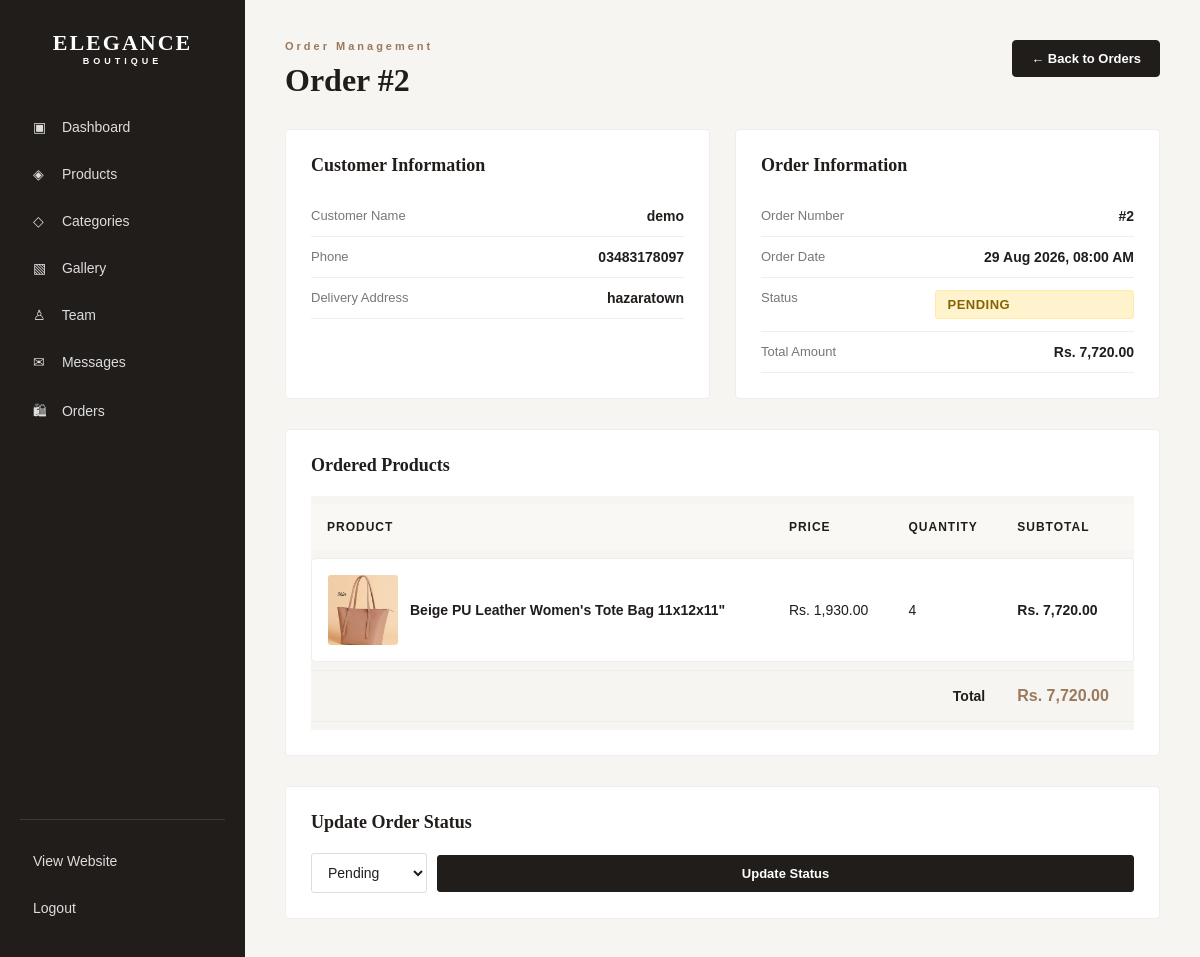
Screenshot of /admin/order_view.php?id=2 (signed in) with the database file from the repository.
### tables this page shows
CREATE TABLE `orders` (
  `id` int(11) NOT NULL,
  `customer_name` varchar(100) NOT NULL,
  `phone` varchar(30) NOT NULL,
  `address` text NOT NULL,
  `total_amount` decimal(10,2) NOT NULL DEFAULT 0.00,
  `status` enum('Pending','Confirmed','Processing','Shipped','Delivered','Cancelled') NOT NULL DEFAULT 'Pending',
  `created_at` timestamp NOT NULL DEFAULT current_timestamp()
);

CREATE TABLE `order_items` (
  `id` int(11) NOT NULL,
  `order_id` int(11) NOT NULL,
  `product_id` int(11) NOT NULL,
  `quantity` int(11) NOT NULL DEFAULT 1,
  `price` decimal(10,2) NOT NULL,
  `subtotal` decimal(10,2) NOT NULL
);

CREATE TABLE `products` (
  `id` int(11) NOT NULL,
  `category_id` int(11) NOT NULL,
  `name` varchar(150) NOT NULL,
  `description` text DEFAULT NULL,
  `price` decimal(10,2) NOT NULL,
  `sizes` varchar(100) DEFAULT NULL,
  `image` varchar(255) DEFAULT NULL,
  `status` enum('Available','Out of Stock') DEFAULT 'Available',
  `featured` tinyint(1) DEFAULT 0,
  `created_at` timestamp NOT NULL DEFAULT current_timestamp()
);

### admin/order_view.php (the view, shortened to what this page needs)
<?php
require_once "../config/database.php";
$orderId = intval($_GET["id"] ?? 0);
$orderSql = "
    SELECT
        id,
        customer_name,
        phone,
        address,
        total_amount,
        status,
        created_at
    FROM orders
    WHERE id = ?
    LIMIT 1
";
$orderStmt = mysqli_prepare($conn, $orderSql);
mysqli_stmt_bind_param(
    $orderStmt,
    "i",
    $orderId
);
mysqli_stmt_execute($orderStmt);
$orderResult = mysqli_stmt_get_result($orderStmt);
$order = mysqli_fetch_assoc($orderResult);
if (!$order) {
    $orderNotFound = true;
} else {
    $orderNotFound = false;
    $itemsSql = "
        SELECT
            oi.id,
            oi.quantity,
            oi.price,
            oi.subtotal,
            p.name AS product_name,
            p.image AS product_image
        FROM order_items oi
        INNER JOIN products p
            ON oi.product_id = p.id
        WHERE oi.order_id = ?
        ORDER BY oi.id ASC
    ";
    $itemsStmt = mysqli_prepare($conn, $itemsSql);
    mysqli_stmt_bind_param(
        $itemsStmt,
        "i",
        $orderId
    );
    mysqli_stmt_execute($itemsStmt);
    $itemsResult = mysqli_stmt_get_result($itemsStmt);
    $items = [];
    while ($row = mysqli_fetch_assoc($itemsResult)) {
        $items[] = $row;
    }
}
?>
<!DOCTYPE html>
<html lang="en">
<head>
    <link
        rel="stylesheet"
        href="admin.css"
    >
</head>
<body>
</body>
<div class="admin-layout">
    <aside class="sidebar">
        <div class="admin-logo">
            <a href="../index.php">
                ELEGANCE
                <span>
                    BOUTIQUE
                </span>
            </a>
        </div>
        <nav class="sidebar-nav">
            <a href="dashboard.php">
                <span>▣</span>
                Dashboard
            </a>
            <a href="products.php">
                <span>◈</span>
                Products
            </a>
            <a href="categories.php">
                <span>◇</span>
                Categories
            </a>
            <a href="gallery.php">
                <span>▧</span>
                Gallery
            </a>
            <a href="team.php">
                <span>♙</span>
                Team
            </a>
            <a href="messages.php">
                <span>✉</span>
                Messages
            </a>
<a href="orders.php">
    <span>🛍</span>
    Orders
</a>
        </nav>
        <div class="sidebar-bottom">
            <a
                href="../index.php"
                target="_blank"
            >
                View Website
            </a>
            <a href="logout.php">
                Logout
            </a>
        </div>
    </aside>
    <div class="admin-main">
        <div class="admin-page-header">
            <div>
                <p class="eyebrow">
                    Order Management
                </p>
                <h1>
                    <?php if ($orderNotFound): ?>
                        Order Not Found
                    <?php else: ?>
                        Order #<?= $order["id"] ?>
                    <?php endif; ?>
                </h1>
            </div>
            <a
                href="orders.php"
                class="back-orders-btn"
            >
                ← Back to Orders
            </a>
        </div>
        <?php if ($orderNotFound): ?>
            <div class="admin-empty">
                <h3>
                    Order Not Found
                </h3>
                <p>
                    The order you're looking for doesn't exist. Please check the order ID and try again.
                </p>
                <a href="orders.php" class="admin-btn" style="margin-top: 20px;">
                    View All Orders
                </a>
            </div>
        <?php else: ?>
            <div class="order-view-grid">
                <div class="admin-card">
                    <h2>
                        Customer Information
                    </h2>
                    <div class="order-detail">
                        <span>
                            Customer Name
                        </span>
                        <strong>
                            <?= htmlspecialchars(
                                $order["customer_name"]
                            ) ?>
                        </strong>
                    </div>
                    <div class="order-detail">
                        <span>
                            Phone
                        </span>
                        <strong>
                            <?= htmlspecialchars(
                                $order["phone"]
                            ) ?>
                        </strong>
                    </div>
                    <div class="order-detail">
                        <span>
                            Delivery Address
                        </span>
                        <strong>
                            <?= nl2br(
                                htmlspecialchars(
                                    $order["address"]
                                )
                            ) ?>
                        </strong>
                    </div>
                </div>
                <div class="admin-card">
                    <h2>
                        Order Information
                    </h2>
                    <div class="order-detail">
                        <span>
                            Order Number
                        </span>
                        <strong>
                            #<?= $order["id"] ?>
                        </strong>
                    </div>
            <div class="order-detail">
                <span>
                    Order Date
                </span>
                <strong>
                    <?= date(
                        "d M Y, h:i A",
                        strtotime(
                            $order["created_at"]
                        )
                    ) ?>
                </strong>
            </div>
            <div class="order-detail">
                <span>
                    Status
                </span>
                <span
                    class="order-status status-<?= strtolower(
                        $order["status"]
                    ) ?>"
                >
                    <?= htmlspecialchars(
                        $order["status"]
                    ) ?>
                </span>
            </div>
            <div class="order-detail">
                <span>
                    Total Amount
                </span>
                <strong class="order-total-value">
                    Rs.
                    <?= number_format(
                        $order["total_amount"],
                        2
                    ) ?>
                </strong>
            </div>
        </div>
    </div>
    <div class="admin-card order-items-card">
        <h2>
            Ordered Products
        </h2>
        <?php if (empty($items)): ?>
            <p>
                No products found for this order.
            </p>
        <?php else: ?>
            <div class="admin-table-wrapper">
                <table class="admin-table">
                    <thead>
                        <tr>
                            <th>
                                Product
                            </th>
                            <th>
                                Price
                            </th>
                            <th>
                                Quantity
                            </th>
                            <th>
                                Subtotal
                            </th>
                        </tr>
                    </thead>
                    <tbody>
                        <?php foreach ($items as $item): ?>
                            <tr>
                                <td>
<div class="order-product">
    <?php if (!empty($item["product_image"])): ?>
    <img
        src="/project/<?= htmlspecialchars(ltrim($item["product_image"], "/")) ?>"
        alt="<?= htmlspecialchars($item["product_name"] ?? "Product") ?>"
        style="width:70px; height:70px; object-fit:cover;"
        onerror="this.style.display='none';"
    >
<?php endif; ?>
    <strong>
        <?= htmlspecialchars($item["product_name"]) ?>
    </strong>
</div>
                                </td>
                                <td>
                                    Rs.
                                    <?= number_format(
                                        $item["price"],
                                        2
                                    ) ?>
                                </td>
                                <td>
                                    <?= $item["quantity"] ?>
                                </td>
                                <td>
                                    <strong>
                                        Rs.
                                        <?= number_format(
                                            $item["subtotal"],
                                            2
                                        ) ?>
                                    </strong>
                                </td>
                            </tr>
                        <?php endforeach; ?>
                    </tbody>
                    <tfoot>
                        <tr>
                            <td
                                colspan="3"
                                style="text-align: right;"
                            >
                                <strong>
                                    Total
                                </strong>
                            </td>
                            <td>
                                <strong class="order-total-value">
                                    Rs.
                                    <?= number_format(
                                        $order["total_amount"],
                                        2
                                    ) ?>
                                </strong>
                            </td>
                        </tr>
                    </tfoot>
                </table>
            </div>
        <?php endif; ?>
    </div>
    <div class="admin-card">
        <h2>
            Update Order Status
        </h2>
        <form
            action="orders.php"
            method="POST"
            class="order-status-update"
            onsubmit="return confirm('Update order status?')"
        >
            <select
                name="status"
                required
                title="Update order status"
            >
                <?php foreach (ALLOWED_STATUSES as $status): ?>
                    <option
                        value="<?= $status ?>"
                        <?= $order["status"] === $status
                            ? "selected"
                            : "" ?>
                    >
                        <?= $status ?>
                    </option>
                <?php endforeach; ?>
            </select>
            <button
                type="submit"
                class="admin-btn"
            >
                Update Status
            </button>
        </form>
    </div>
        <?php endif; ?>
    </div>
</div>

### rows the page displays
orders: id "2", customer_name "demo", phone "03483178097", address "hazaratown", created_at "29 Aug 2026, 08:00 AM", status "PENDING", total_amount "7,720.00", status "Pending"
order_items: product.image (picture), product.name "Beige PU Leather Women's Tote Bag 11x12x11\"", price "1,930.00", quantity "4", subtotal "7,720.00"
